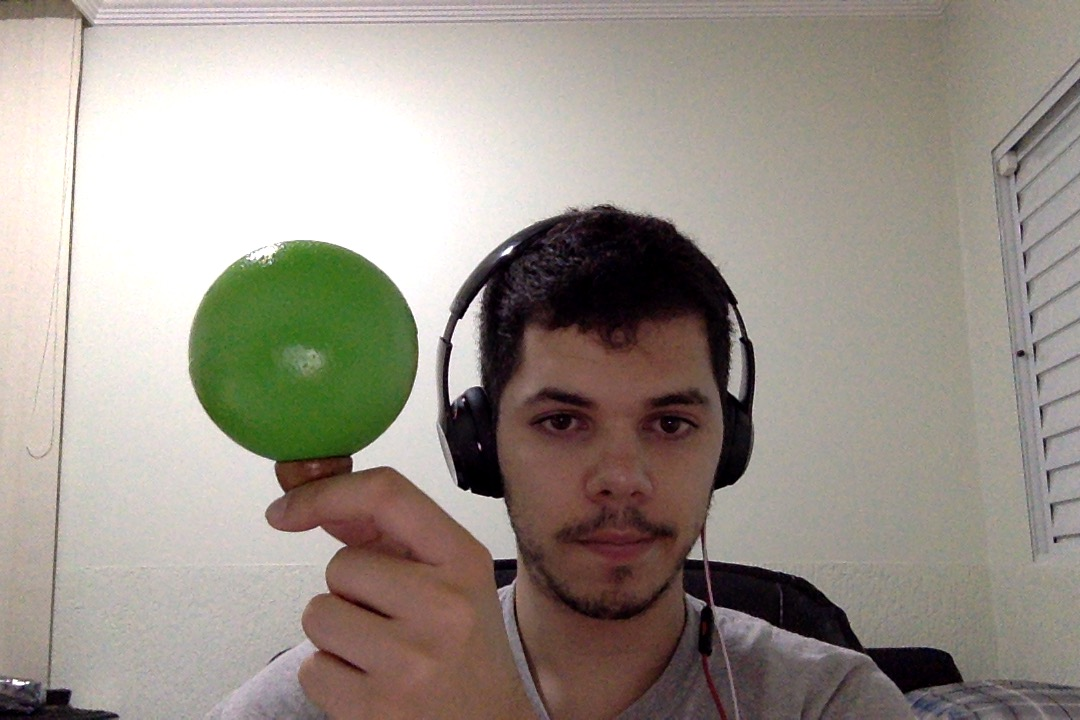
#> input picture Range-colors/CalibrateColor.jpg, 1080 x 720 px
$ python range-color.py
#> lines starting #> are read from the running program, lines starting #| are printed output that depends on the picture; after the words box and inside, x2 and y2 are one past the last pixel; in counts of white or black regions, pixels touching at a corner belong together
import cv2
import numpy as np

img = cv2.imread('CalibrateColor.jpg')
#> img is the input picture: shape (720, 1080, 3); mean B, G, R 139.7, 148.6, 156.7

purple_min = np.array([3, 51, 40], np.uint8)
purple_max = np.array([13, 255, 255], np.uint8)

green_min = np.array([27, 68, 38], np.uint8)
green_max = np.array([88, 255, 255], np.uint8)

hsv_img = cv2.cvtColor(img, cv2.COLOR_BGR2HSV)
#> hsv_img: shape (720, 1080, 3); mean H, S, V 36.8, 48.2, 158.8

frame_threshed = cv2.inRange(hsv_img, green_min, green_max)
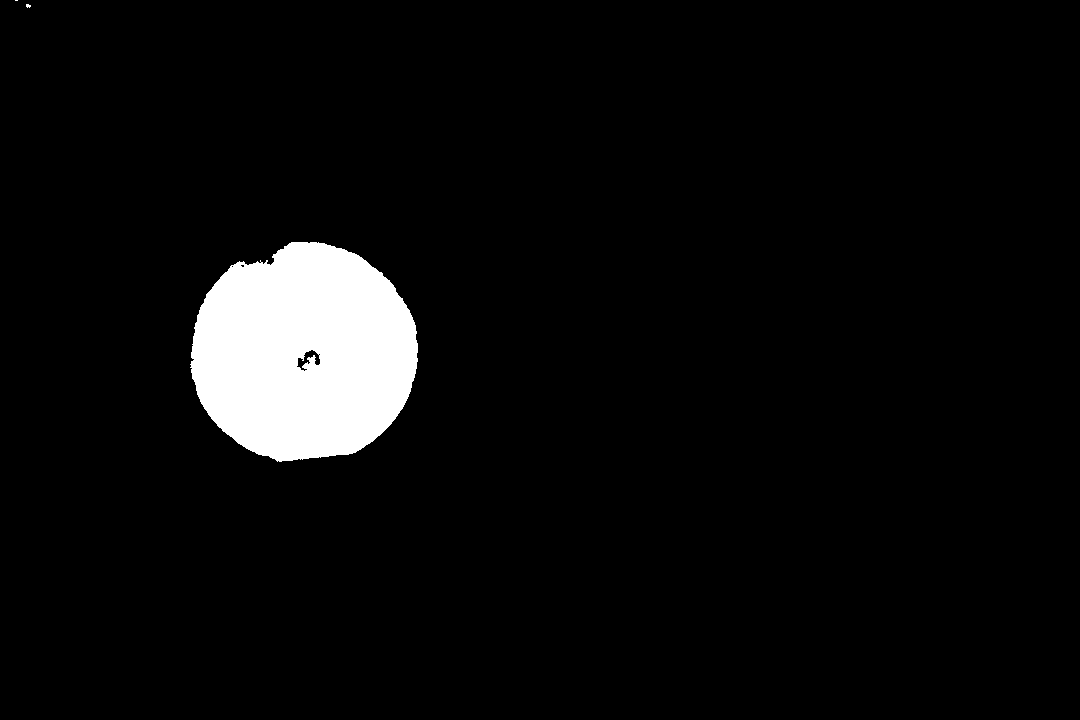
#> frame_threshed: shape (720, 1080); 5% white; 3 white regions (2 under 20 px), largest, box (x1, y1, x2, y2) and area: (190, 242, 418, 462) 38676
cv2.imwrite('result1.jpg', frame_threshed)

$ run again, with Range-colors/test2.jpg copied over Range-colors/CalibrateColor.jpg
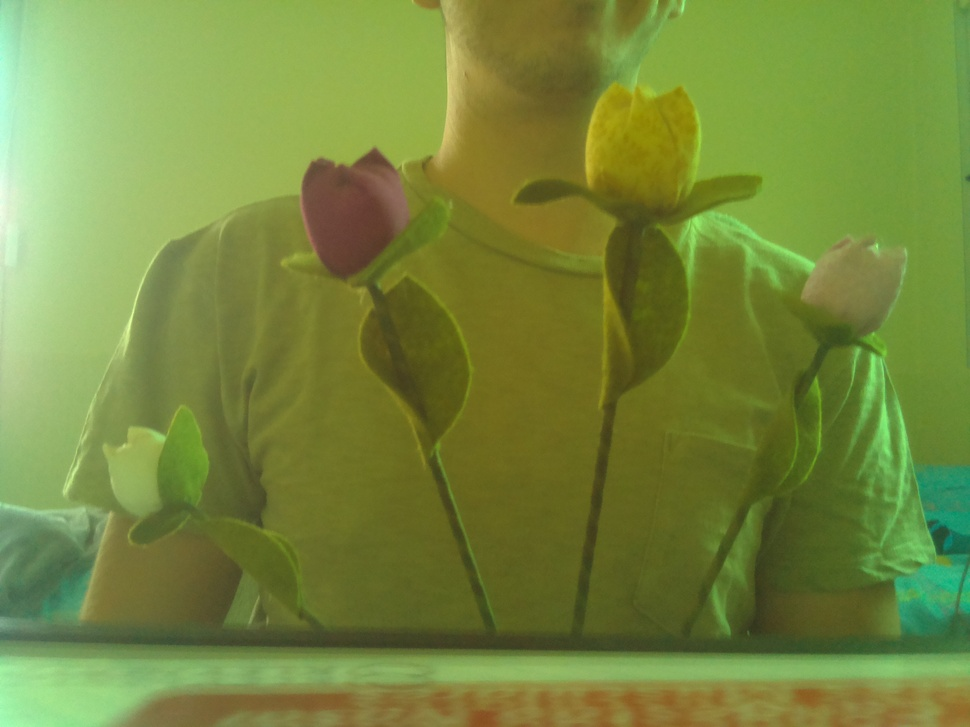
#> input picture Range-colors/test2.jpg, 970 x 727 px, shrunk from 2592 x 1944 before the run
#> img is the input picture: shape (727, 970, 3); mean B, G, R 62, 136, 118.3
#> hsv_img: shape (727, 970, 3); mean H, S, V 37.1, 147.9, 138.3
#> `frame_threshed = cv2.inRange(hsv_img, green_min, green_max)`:
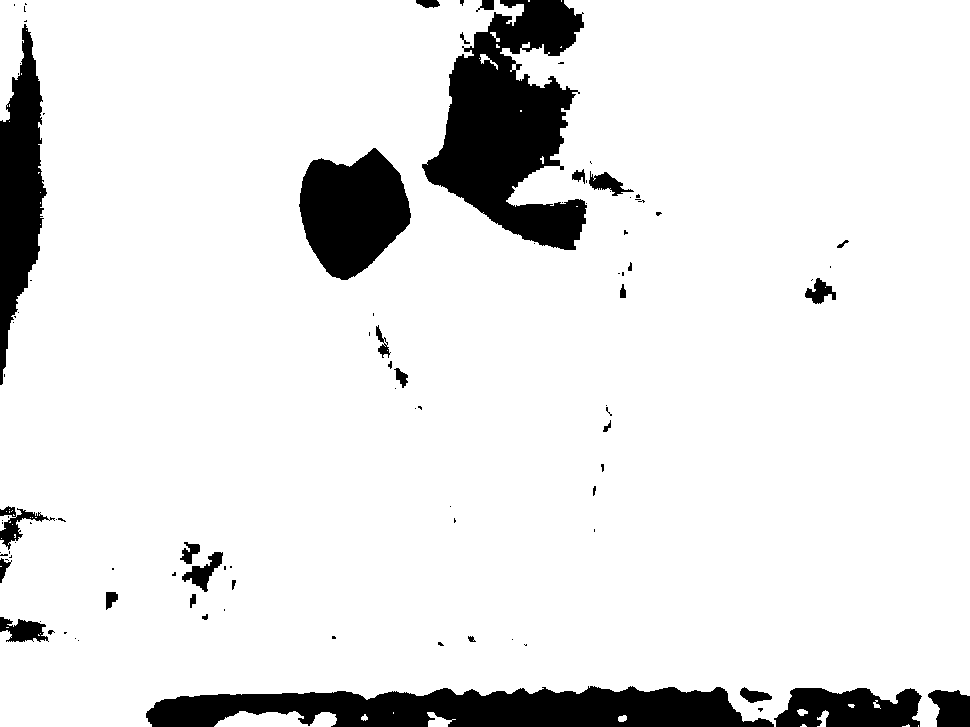
#> frame_threshed: shape (727, 970); 89.9% white; 99 black regions (67 under 20 px), largest, box (x1, y1, x2, y2) and area: (422, 0, 587, 250) 22374, (146, 686, 774, 727) 18576, (299, 148, 411, 280) 10230
